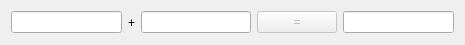
<?xml version="1.0" encoding="UTF-8"?>
<ui version="4.0">
 <class>CalculatorDialog</class>
 <widget class="QDialog" name="CalculatorDialog">
  <property name="geometry">
   <rect>
    <x>0</x>
    <y>0</y>
    <width>465</width>
    <height>45</height>
   </rect>
  </property>
  <property name="windowTitle">
   <string>计算器</string>
  </property>
  <layout class="QHBoxLayout" name="horizontalLayout">
   <item>
    <widget class="QLineEdit" name="m_editX">
     <property name="alignment">
      <set>Qt::AlignRight|Qt::AlignTrailing|Qt::AlignVCenter</set>
     </property>
    </widget>
   </item>
   <item>
    <widget class="QLabel" name="m_labOp">
     <property name="text">
      <string>+</string>
     </property>
     <property name="alignment">
      <set>Qt::AlignCenter</set>
     </property>
    </widget>
   </item>
   <item>
    <widget class="QLineEdit" name="m_editY">
     <property name="alignment">
      <set>Qt::AlignRight|Qt::AlignTrailing|Qt::AlignVCenter</set>
     </property>
    </widget>
   </item>
   <item>
    <widget class="QPushButton" name="m_btnCalc">
     <property name="enabled">
      <bool>false</bool>
     </property>
     <property name="text">
      <string>=</string>
     </property>
    </widget>
   </item>
   <item>
    <widget class="QLineEdit" name="m_editZ">
     <property name="alignment">
      <set>Qt::AlignRight|Qt::AlignTrailing|Qt::AlignVCenter</set>
     </property>
     <property name="readOnly">
      <bool>true</bool>
     </property>
    </widget>
   </item>
  </layout>
 </widget>
 <layoutdefault spacing="6" margin="11"/>
 <resources/>
 <connections/>
</ui>
